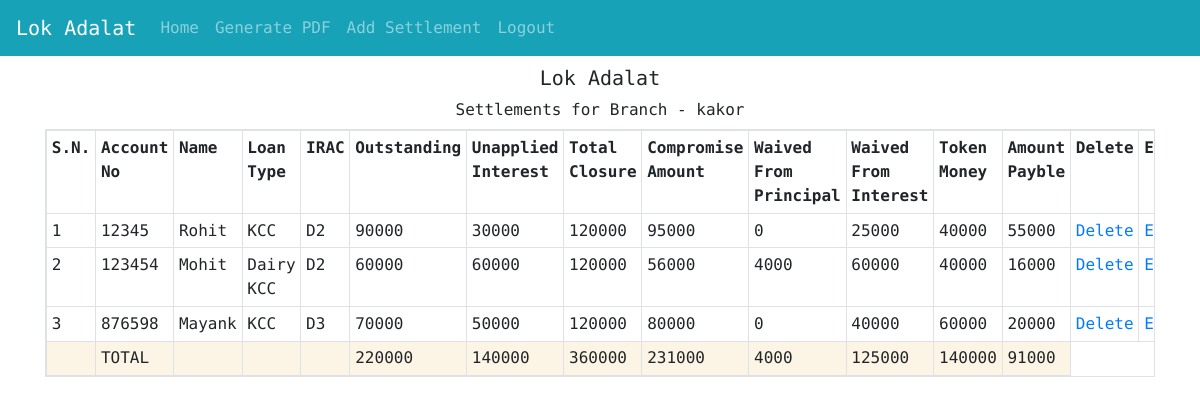
The app's page /loka/ (signed in), older data.
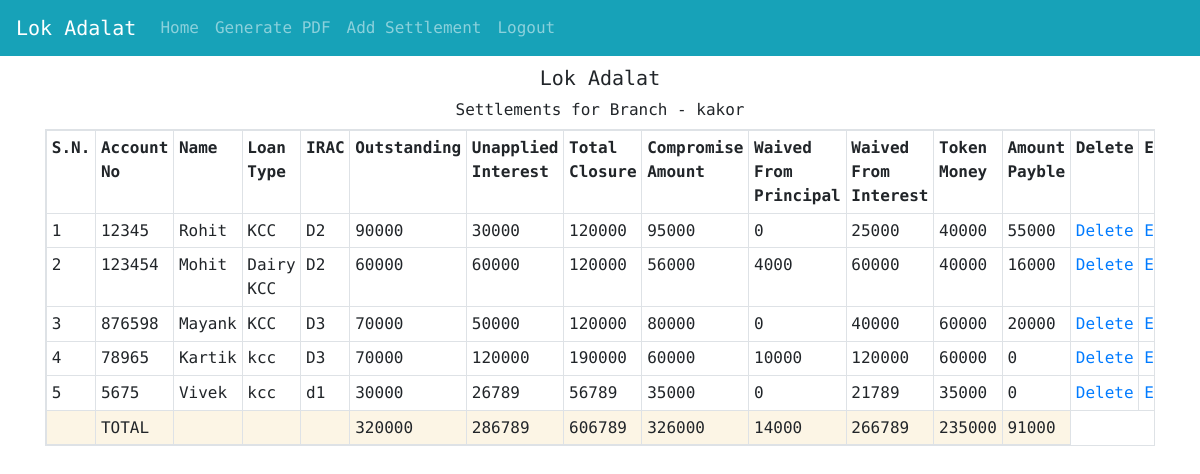
The same page, newer data.
### loka/models.py (models this page shows, shortened)
class Profile(models.Model):
    DIST_CHOICES=(('1', 'Agra'), ('2', 'Aligarh'), ('3', 'Allahabad'), ('4', 'Ambedkar Nagar'), ('5', 'Amethi (Chatrapati Sahuji Mahraj Nagar)'), \
                  ('6', 'Amroha (J.P. Nagar)'), ('7', 'Auraiya'), ('8', 'Azamgarh'), ('9', 'Baghpat'), ('10', 'Bahraich'), \
                  ('11', 'Ballia'), ('12', 'Balrampur'), ('13', 'Banda'), ('14', 'Barabanki'), ('15', 'Bareilly'),\
                  ('16', 'Basti'), ('17', 'Bhadohi'), ('18', 'Bijnor'), ('19', 'Budaun'), ('20', 'Bulandshahr'), \
                  ('21', 'Chandauli'), ('22', 'Chitrakoot'), ('23', 'Deoria'), ('24', 'Etah'), ('25', 'Etawah'), ('26', 'Faizabad'), \
                  ('27', 'Farrukhabad'), ('28', 'Fatehpur'), ('29', 'Firozabad'), ('30', 'Gautam Buddha Nagar'), ('31', 'Ghaziabad'),\
                  ('32', 'Ghazipur'), ('33', 'Gonda'), ('34', 'Gorakhpur'), ('35', 'Hamirpur'), ('36', 'Hapur (Panchsheel Nagar)'),
                  ('37', 'Hardoi'), ('38', 'Hathras'), ('39', 'Jalaun'), ('40', 'Jaunpur'), ('41', 'Jhansi'), ('42', 'Kannauj'), \
                  ('43', 'Kanpur Dehat'), ('44', 'Kanpur Nagar'), ('45', 'Kanshiram Nagar (Kasganj)'), ('46', 'Kaushambi'), \
                  ('47', 'Kushinagar (Padrauna)'), ('48', 'Lakhimpur - Kheri'), ('49', 'Lalitpur'), ('50', 'Lucknow'), \
                  ('51', 'Maharajganj'), ('52', 'Mahoba'), ('53', 'Mainpuri'), ('54', 'Mathura'), ('55', 'Mau'), \
                  ('56', 'Meerut'), ('57', 'Mirzapur'), ('58', 'Moradabad'), ('59', 'Muzaffarnagar'), ('60', 'Pilibhit'), \
                  ('61', 'Pratapgarh'), ('62', 'RaeBareli'), ('63', 'Rampur'), ('64', 'Saharanpur'), ('65', 'Sambhal (Bhim Nagar)'),\
                  ('66', 'Sant Kabir Nagar'), ('67', 'Shahjahanpur'), ('68', 'Shamali (Prabuddh Nagar)'),\
                  ('69', 'Shravasti'), ('70', 'Siddharth Nagar'),\
                  ('71', 'Sitapur'), ('72', 'Sonbhadra'), ('73', 'Sultanpur'), \
                  ('74', 'Unnao'), ('75', 'Varanasi'))
    user=models.OneToOneField(User,on_delete=models.CASCADE,related_name='profile')
    bank = models.ForeignKey(Bank, on_delete=models.CASCADE, null=True)
    ro=models.ForeignKey(RegionalOffice,on_delete=models.CASCADE,related_name='branches',null=True,blank=True)
    branch_alpha=models.CharField(max_length=100)
    branch_name=models.CharField(max_length=50)
    branch_addr=models.CharField(max_length=500)
    branch_ifsc=models.CharField(max_length=20)
    branch_district=models.CharField(max_length=5,choices=DIST_CHOICES,default='25')
    branch_state=models.CharField(max_length=50,default="Uttar Pradesh")
    def __str__(self):
        return f"{self.branch_alpha,self.branch_name}"

class SettlementRow(models.Model):
    loka=models.ForeignKey(LokAdalat,on_delete=models.CASCADE,related_name="setrow")
    branch = models.ForeignKey(Profile, on_delete=models.CASCADE, blank=True, null=True,related_name='branches')
    ro=models.ForeignKey(RegionalOffice,on_delete=models.CASCADE,blank=True,null=True)
    account_no=models.IntegerField(blank=True)
    cust_name=models.CharField(max_length=50)
    outstanding=models.IntegerField(blank=True)
    totalclosure=models.IntegerField(blank=True)
    compromise_amt=models.IntegerField(blank=True)
    token_money=models.IntegerField(blank=True)
    loan_obj=models.CharField(max_length=20)
    irac=models.CharField(max_length=10)
    pr_waived=models.IntegerField(blank=True)
    int_waived=models.IntegerField(blank=True)
    rest_amount=models.IntegerField(blank=True)
    unapplied_int=models.IntegerField(blank=True)

### loka/views.py (the view)
# urls.py: path('loka/', views.SettlementListView.as_view(), name="settlement_list"),
class SettlementListView(LoginRequiredMixin,ListView):
    login_url = '/login/'
    model = SettlementRow
    template_name = "settlement_list.html"
    def get_queryset(self, **kwargs):
        if self.request.user.is_authenticated:
            qs = super().get_queryset(**kwargs)
            return qs.filter(branch=Profile.objects.get(user__id=self.request.user.id))
        else:
            print('User is not authenticated')
            return {'aunthenticated': False}
    def get_context_data(self, **kwargs):
        if self.request.user.is_authenticated:
            context = super(SettlementListView, self).get_context_data(**kwargs)
            context['contoutstanding'] = SettlementRow.objects.filter(branch=Profile.objects.get(user__id=self.request.user.id)).aggregate(
                Sum('outstanding'))
            context['contunapplied_int'] = SettlementRow.objects.filter(branch=Profile.objects.get(user__id=self.request.user.id)).aggregate(
                Sum('unapplied_int'))
            context['conttotalclosure'] = SettlementRow.objects.filter(branch=Profile.objects.get(user__id=self.request.user.id)).aggregate(
                Sum('totalclosure'))
            context['contcompromise_amt'] = SettlementRow.objects.filter(branch=Profile.objects.get(user__id=self.request.user.id)).aggregate(
                Sum('compromise_amt'))
            context['conttoken_money'] = SettlementRow.objects.filter(branch=Profile.objects.get(user__id=self.request.user.id)).aggregate(
                Sum('token_money'))
            context['contpr_waived'] = SettlementRow.objects.filter(branch=Profile.objects.get(user__id=self.request.user.id)).aggregate(
                Sum('pr_waived'))
            context['contint_waived'] = SettlementRow.objects.filter(branch=Profile.objects.get(user__id=self.request.user.id)).aggregate(
                Sum('int_waived'))
            context['contrest_amount'] = SettlementRow.objects.filter(branch=Profile.objects.get(user__id=self.request.user.id)).aggregate(
                Sum('rest_amount'))
            context['authed'] = True
            print(Profile.objects.filter(user__id=self.request.user.id))
            if(len(Profile.objects.filter(user__id=self.request.user.id))==0):
                context['branch_name']=self.request.user.username
            else:
                context['branch_name']=Profile.objects.filter(user__id=self.request.user.id)[0].branch_name
            return context
        else:
            context = super(SettlementListView, self).get_context_data(**kwargs)
            context['authed'] = False
            return context

### loka/templates/settlement_list.html (shortened to what this page needs)
{% extends "base.html" %}
{% block content %}
    <div class="row">
    <div class="col-sm-12" style="margin:auto;">
         {% if authed %}
          <h5 style="margin-top:10px;font-color:#343434;" class=" text text-center">Lok Adalat</h1>
             <h6 style="margin-top:10px;fomt-color:#343434;" class="text text-center">Settlements for Branch - {{branch_name}}</h6>
        <div class="container" style="margin-top:10px;font-size:1em;">
     <table class="table-responsive table table-hover table-bordered table-condensed table-sm">
            <tr>
                <th>S.N.</th>
                <th>Account No</th>
                <th>Name</th>
                <th>Loan Type</th>
                <th>IRAC</th>
                <th>Outstanding</th>
                <th>Unapplied Interest</th>
                <th>Total Closure</th>
                <th>Compromise Amount</th>
                <th>Waived From Principal</th>
                <th>Waived From Interest</th>
                <th>Token Money</th>
                <th>Amount Payble</th>
                <th>Delete</th>
                <th>Edit</th>
            </tr>
    {% for settlement in object_list %}
        <tr>
            <td>{{forloop.counter}}</td>
            <td>{{settlement.account_no}}</td>
            <td>{{settlement.cust_name}}</td>
            <td>{{settlement.loan_obj}}</td>
            <td>{{settlement.irac}}</td>
            <td>{{settlement.outstanding}}</td>
            <td>{{settlement.unapplied_int}}</td>
            <td>{{settlement.totalclosure}}</td>
            <td>{{settlement.compromise_amt}}</td>
            <td>{{settlement.pr_waived}}</td>
            <td>{{settlement.int_waived}}</td>
            <td>{{settlement.token_money}}</td>
            <td>{{settlement.rest_amount}}</td>
            <td>
                <a onclick="return confirm('Are you sure you want to delete this?')" href="deleteset/{{settlement.id}}">Delete</a>
            </td>
            <td>
                <a href="update/{{settlement.pk}}">Edit</a>
            </td>
        </tr>
    {% endfor %}
         <tr class='' style='background:#fcf5e5;font-color:#343434;'>
             <td></td>
             <td>TOTAL</td>
             <td></td>
             <td></td>
             <td></td>
             <td>{{contoutstanding.outstanding__sum}}</td>
             <td>{{contunapplied_int.unapplied_int__sum}}</td>
             <td>{{conttotalclosure.totalclosure__sum}}</td>
             <td>{{contcompromise_amt.compromise_amt__sum}}</td>
             <td>{{contpr_waived.pr_waived__sum}}</td>
             <td>{{contint_waived.int_waived__sum}}</td>
             <td>{{conttoken_money.token_money__sum}}</td>
             <td>{{contrest_amount.rest_amount__sum}}</td>
         </tr>
        </table>
            </div>
        {%endif%}
    </div>
    </div>
{% endblock content %}

### loka/templates/base.html (shortened to what this page needs)
<!DOCTYPE html>
<html>
    <html lang="en">
    <head>
     {% load bootstrap4 %}
        {% bootstrap_css %}
        {%load crispy_forms_tags %}
        {% load static %}
        <link rel="stylesheet" href="{% static 'style.css' %}">
    </head>
    <body>
        <nav class="navbar navbar-expand-sm bg-info navbar-dark  sticky-top">
   <div class="collapse navbar-collapse" id="collapsibleNavbar">
  <ul class="navbar-nav">
       <a class="navbar-brand colorwhite" href="#">Lok Adalat</a>
       <li class="nav-item colorwhite">
      <a class="nav-link "  href="{% url 'index' %}">Home</a>
    </li>
    <li class="nav-item colorwhite">
      <a class="nav-link "href="{% url 'getladata' %}">Generate PDF</a>
    </li>
    <li class="nav-item colorwhite">
      <a class="nav-link " href="{% url 'add_settlement' %}">Add Settlement</a>
    </li>
     <li class="nav-item colorwhite ">
      <a class="nav-link "  href="{% url 'logout' %}">Logout</a>
    </li>
  </ul>
  </div>
</nav>
    {% block content %}
    {% endblock content %}
    </body>
</html>

### static/style.css (style rules this page uses)
body { background:white; }
.colorwhite { color:White; }
html, body { font-family: 'Roboto Mono', monospace; font-size: 16px; }
html { box-sizing: border-box; user-select: none; }
*, *:before, *:after { box-sizing: inherit; }
.container { width: 100%; }

Row changes from the older to the newer data that the page shows:
added SettlementRow: account_no "78965", cust_name "Kartik", loan_obj "kcc", irac "D3", outstanding "70000", unapplied_int "120000", totalclosure "190000", compromise_amt "60000", pr_waived "10000", int_waived "120000", token_money "60000", rest_amount "0"
added SettlementRow: account_no "5675", cust_name "Vivek", loan_obj "kcc", irac "d1", outstanding "30000", unapplied_int "26789", totalclosure "56789", compromise_amt "35000", pr_waived "0", int_waived "21789", token_money "35000", rest_amount "0"
Text that changed along with them:
{{ contoutstanding.outstanding__sum }}: "220000" → "320000"
{{ contunapplied_int.unapplied_int__sum }}: "140000" → "286789"
{{ conttotalclosure.totalclosure__sum }}: "360000" → "606789"
{{ contcompromise_amt.compromise_amt__sum }}: "231000" → "326000"
{{ contpr_waived.pr_waived__sum }}: "4000" → "14000"
{{ contint_waived.int_waived__sum }}: "125000" → "266789"
{{ conttoken_money.token_money__sum }}: "140000" → "235000"
